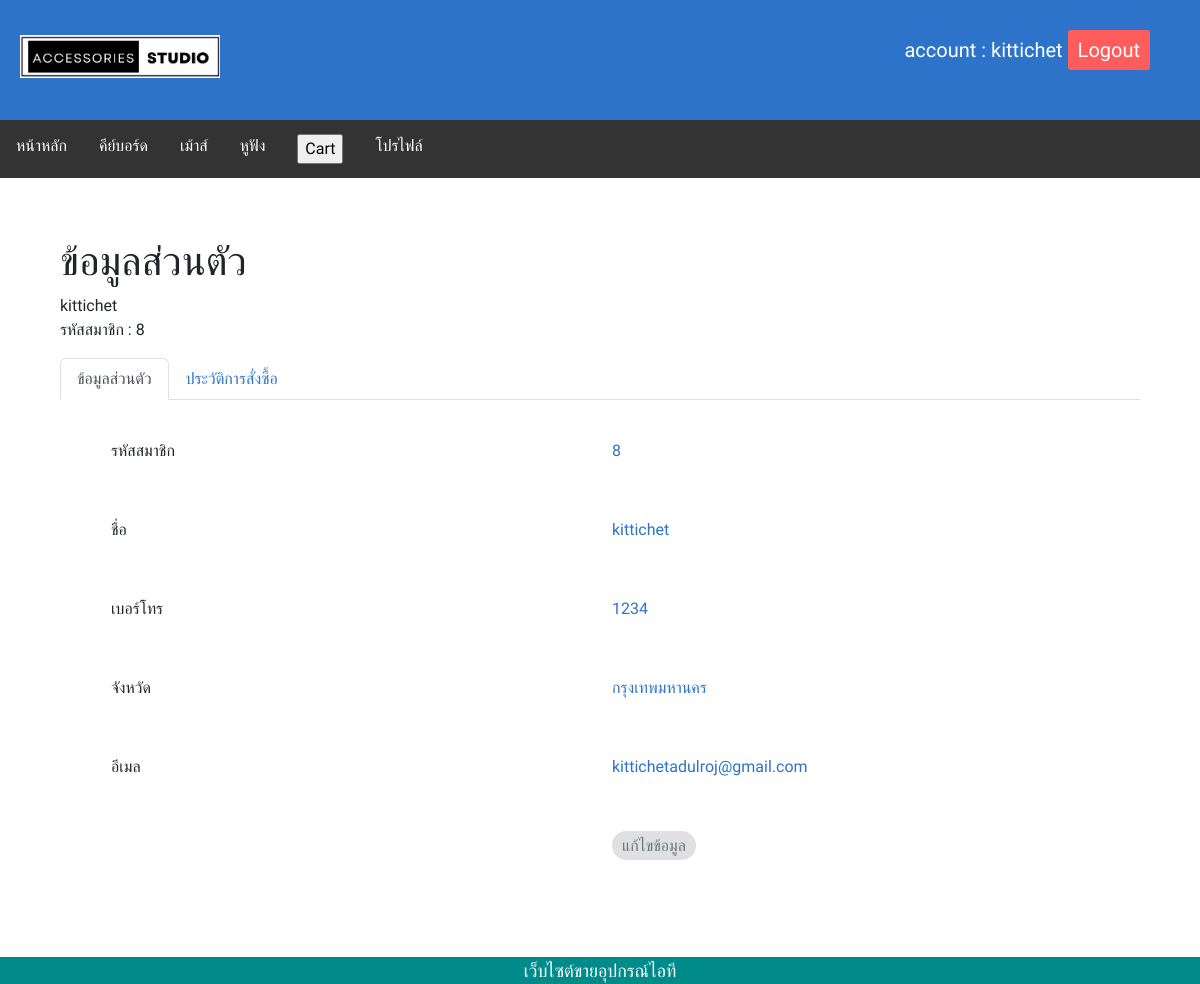
Screenshot of /profile.php (signed in) with the database file from the repository.
### tables this page shows
CREATE TABLE `member` (
  `member_name` varchar(50) NOT NULL,
  `member_tel` varchar(15) NOT NULL,
  `member_email` varchar(50) NOT NULL,
  `member_province` varchar(20) NOT NULL DEFAULT 'กรุงเทพมหานคร',
  `password` varchar(20) NOT NULL,
  `member_id` int(11) NOT NULL,
  `urole` varchar(10) NOT NULL
);

### profile.php (the view, shortened to what this page needs)
<?php include "db.php" ?>
<!DOCTYPE html>
<html lang="en">
<head>
    <link href="https://cdn.jsdelivr.net/npm/bootstrap@5.2.2/dist/css/bootstrap.min.css" rel="stylesheet"
>
    <link rel="stylesheet" href="./style/profile.css" type="text/css">
</head>
<body>
    <?php
        if (isset($_SESSION['user_login'])) {
            $member_id = $_SESSION['user_login'];
            $stmt = $pdo->prepare("SELECT * FROM member WHERE member_id = $member_id");
            $stmt->execute();
            $row = $stmt->fetch(PDO::FETCH_ASSOC);
        }
    ?>
    <div class="header">
        <div id="container-left">
            <img src="logo.png" style="width: 200px;">
        </div>
        <div id="container-right">
            <label>account : </label> <?php echo $row['member_name']; ?></a>
            <span class="button-logout">
                <a href="signIn.php">Logout</a>
            </span>
        </div>
    </div>
    <ul id="main-bar">
        <li id="mini-bar"><a href="home.php?data=main">หน้าหลัก</a></li>
        <li id="mini-bar"><a href="home.php?data=keyboard">คีย์บอร์ด</a></li>
        <li id="mini-bar"><a href="home.php?data=mouse">เม้าส์</a></li>
        <li id="mini-bar"><a href="home.php?data=headphone">หูฟัง</a></li>
        <li id="mini-bar">
            <a>
                <form action="cart.php" method="post" class="box">
                    <input type="submit" name="adds" value="Cart" class="cart">
                </form>
            </a>
        </li>
        <li id="mini-bar"><a href="./profile.php">โปรไฟล์</a></li>
    </ul>
    <section>
        <div class="profile">
            <div class="profile-component">
                <?php
                $mem = $pdo->prepare("SELECT * FROM member WHERE member_id = $member_id");
                $mem->execute();
                if ($mem->rowCount() > 0) {
                    while ($row = $mem->fetch(PDO::FETCH_ASSOC)) {
                ?>
                <div action="" method="post" class="profilebox">
                    <h1>ข้อมูลส่วนตัว</h1>
                    <div class=""><?php echo $row['member_name']; ?></div>
                    <p>รหัสสมาชิก : <?php echo $row['member_id']; ?> </p>
                </div>
                <ul class="nav nav-tabs">
                    <li class="nav-item">
                        <a class="nav-link active" aria-current="page" href="./profile.php">ข้อมูลส่วนตัว</a>
                    </li>
                    <li class="nav-item">
                        <a class="nav-link" href="./history.php">ประวัติการสั่งซื้อ</a>
                    </li>
                </ul>
                <div class="row">
                    <div class="col-md-6">
                        <label>รหัสสมาชิก</label>
                    </div>
                    <div class="col-md-6">
                        <p><?php echo $row['member_id']; ?></p>
                    </div>
                </div>
                <div class="row">
                    <div class="col-md-6">
                        <label>ชื่อ</label>
                    </div>
                    <div class="col-md-6 ">
                        <p><?php echo $row['member_name']; ?></p>
                    </div>
                </div>
                <div class="row">
                    <div class="col-md-6">
                        <label>เบอร์โทร</label>
                    </div>
                    <div class="col-md-6">
                        <p><?php echo $row['member_tel']; ?></p>
                    </div>
                </div>
                <div class="row">
                    <div class="col-md-6">
                        <label>จังหวัด</label>
                    </div>
                    <div class="col-md-6">
                        <p><?php echo $row['member_province']; ?></p>
                    </div>
                </div>
                <div class="row">
                    <div class="col-md-6">
                        <label>อีเมล</label>
                    </div>
                    <div class="col-md-6">
                        <p><?php echo $row['member_email']; ?></p>
                    </div>
                </div>
                <div class="row">
                    <div class="col-md-6">
                    </div>
                    <div class="col-md-6">
                        <span class="button">
                            <a class="edit" style="text-decoration: none; " href="./editprofile.php">แก้ไขข้อมูล</a>
                        </span>
                    </div>
                </div>
                <?php
                    };
                };
                ?>
            </div>
        </div>
    </section>
    <?php include 'footer.php';?>
</body>
</html>

### style/profile.css (style rules this page uses)
* { font-family: 'Prompt', sans-serif; }
body { background-color: #E0E0E0; }
.profile-component { background-color: white; padding: 60px; }
.nav-item .nav-link { color: #2C73C9; }
.row { margin: 39px; }
.col-md-6 p { color: #2C73C9; }
.button .edit { border: none; border-radius: 30px; padding: 5px 10px; color: #6c757d; background-color: #E0E0E0; }
@media (min-width: 1024px) { .header { margin: 0px; padding: 20px 50px 100px 0px; font-size: 20px; color: #FFFFFF; background-color: #2C73C9; width: 100%; } }
@media (min-width: 1024px) { #container-left { float: left; width: 70%; } }
@media (min-width: 1024px) { #container-left img { margin-left: 20px; margin-top: 15px; } }
@media (min-width: 1024px) { #container-right { text-align: right; float: right; width: 30%; } }
@media (min-width: 1024px) { .button-logout a:link, a:visited { background-color: #FF5C5C; padding: 5px 10px; display: inline-block; text-decoration: none; border-radius: 3px; color: #FFFFFF; margin-top: 10px; } }
@media (min-width: 1024px) { #main-bar { list-style-type: none; margin: 0; padding: 0; overflow: hidden; background-color: #333; } }
@media (min-width: 1024px) { #mini-bar { float: left; } }
@media (min-width: 1024px) { #mini-bar a { display: block; color: white; text-align: center; padding: 14px 16px; text-decoration: none; } }

### rows the page displays
member: member_name "kittichet", member_id "8", member_tel "1234", member_province "กรุงเทพมหานคร", member_email "kittichetadulroj@gmail.com"
